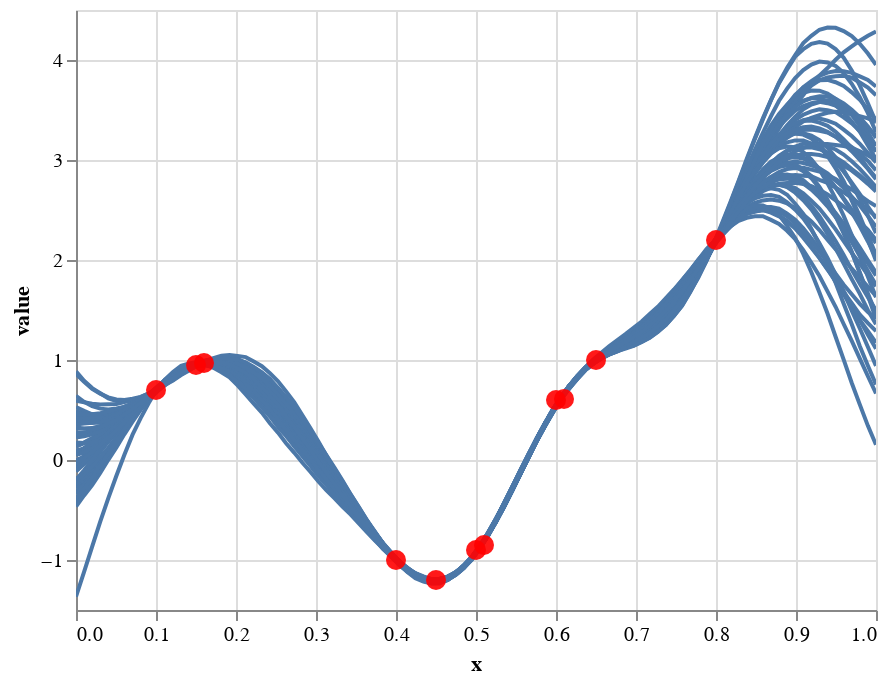

Notebook cell for this chart:
### Code cell
# Pseudo-code
# So we plot our samples from our prior.
# Idea: Append points to list or array, then make new torch tensor
x_obs = torch.tensor([0.8, 0.1, 0.45, 0.40, 0.5, 0.51, 0.6, 0.61, 0.65, 0.15, 0.16])
y_obs = torch.tensor([2.2, 0.7, -1.2, -1., -0.9, -0.85, 0.6, 0.61, 1., 0.95, 0.97])
# likelihood = gpytorch.likelihoods.FixedNoiseGaussianLikelihood(noise=torch.ones(x_obs.shape[0])*0.002)
likelihood = gpytorch.likelihoods.GaussianLikelihood()

# Observe Data
posterior_plot = sample_from_gp('RBF', x_obs, y_obs, likelihood)
observed_plot = alt.Chart(pd.DataFrame({'x':x_obs.numpy(),
                                          'value':y_obs.numpy()})).mark_circle(opacity=0.9, color='red',
                                                                              size=100).encode(x='x',y='value')
(posterior_plot + observed_plot).interactive()
# Condition
# Replot

### Figure 1 — Vega-Lite specification as saved in the notebook (floating-point values rounded to 4 significant figures; data arrays with more than 128 entries replaced by an {"elided": "..."} marker saying what was removed)
{"config": {"view": {"continuousWidth": 400, "continuousHeight": 300}}, "layer": [{"data": {"name": "data-9d66f04a85a5002dd4cdc71e327cf47e"}, "mark": "line", "encoding": {"detail": {"type": "nominal", "field": "sample_id"}, "x": {"type": "quantitative", "field": "x"}, "y": {"type": "quantitative", "field": "value"}}, "selection": {"selector044": {"type": "interval", "bind": "scales", "encodings": ["x", "y"]}, "selector045": {"type": "interval", "bind": "scales", "encodings": ["x", "y"]}}}, {"data": {"name": "data-d97103bc89ccaac40bdcf131cbd9c855"}, "mark": {"type": "circle", "color": "red", "opacity": 0.9, "size": 100}, "encoding": {"x": {"type": "quantitative", "field": "x"}, "y": {"type": "quantitative", "field": "value"}}}], "$schema": "https://vega.github.io/schema/vega-lite/v4.0.2.json", "datasets": {"data-9d66f04a85a5002dd4cdc71e327cf47e": {"elided": "5000 records"}, "data-d97103bc89ccaac40bdcf131cbd9c855": [{"x": 0.8, "value": 2.2}, {"x": 0.1, "value": 0.7}, {"x": 0.45, "value": -1.2}, {"x": 0.4, "value": -1.0}, {"x": 0.5, "value": -0.9}, {"x": 0.51, "value": -0.85}, {"x": 0.6, "value": 0.6}, {"x": 0.61, "value": 0.61}, {"x": 0.65, "value": 1.0}, {"x": 0.15, "value": 0.95}, {"x": 0.16, "value": 0.97}]}}
